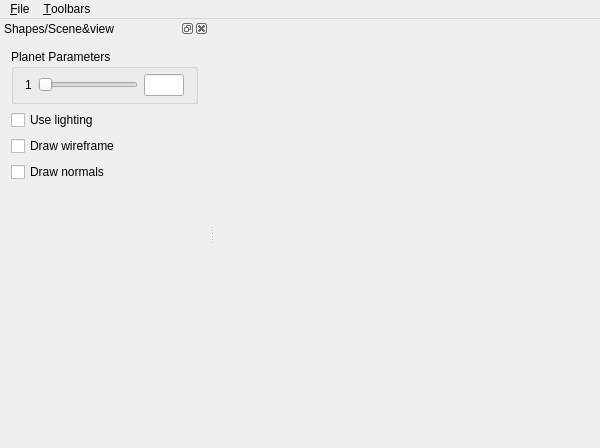
<?xml version="1.0" encoding="UTF-8"?>
<ui version="4.0">
 <class>MainWindow</class>
 <widget class="QMainWindow" name="MainWindow">
  <property name="geometry">
   <rect>
    <x>0</x>
    <y>0</y>
    <width>600</width>
    <height>448</height>
   </rect>
  </property>
  <property name="windowTitle">
   <string>CS 123: Introduction to Computer Graphics</string>
  </property>
  <property name="dockNestingEnabled">
   <bool>true</bool>
  </property>
  <property name="dockOptions">
   <set>QMainWindow::AllowNestedDocks|QMainWindow::AllowTabbedDocks|QMainWindow::AnimatedDocks|QMainWindow::ForceTabbedDocks|QMainWindow::VerticalTabs</set>
  </property>
  <widget class="QWidget" name="centralWidget">
   <layout class="QGridLayout" name="gridLayout_10">
    <property name="leftMargin">
     <number>0</number>
    </property>
    <property name="topMargin">
     <number>0</number>
    </property>
    <property name="rightMargin">
     <number>0</number>
    </property>
    <property name="bottomMargin">
     <number>0</number>
    </property>
    <item row="0" column="0">
     <widget class="QWidget" name="canvas3D" native="true"/>
    </item>
   </layout>
  </widget>
  <widget class="QDockWidget" name="shapesDock">
   <property name="windowTitle">
    <string>Shapes/Scene&amp;view</string>
   </property>
   <attribute name="dockWidgetArea">
    <number>1</number>
   </attribute>
   <widget class="QWidget" name="shapesDockContents">
    <layout class="QVBoxLayout" name="verticalLayout_7">
     <item>
      <widget class="QGroupBox" name="shapeParameters">
       <property name="title">
        <string>Planet Parameters</string>
       </property>
       <layout class="QGridLayout" name="gridLayout_4">
        <property name="topMargin">
         <number>5</number>
        </property>
        <property name="bottomMargin">
         <number>5</number>
        </property>
        <property name="verticalSpacing">
         <number>5</number>
        </property>
        <item row="0" column="2">
         <widget class="QLineEdit" name="shapeParameterTextbox1">
          <property name="minimumSize">
           <size>
            <width>40</width>
            <height>0</height>
           </size>
          </property>
          <property name="maximumSize">
           <size>
            <width>40</width>
            <height>16777215</height>
           </size>
          </property>
         </widget>
        </item>
        <item row="0" column="0">
         <widget class="QLabel" name="shapeParameterLabel1">
          <property name="text">
           <string>1</string>
          </property>
         </widget>
        </item>
        <item row="0" column="1">
         <widget class="QSlider" name="shapeParameterSlider1">
          <property name="minimumSize">
           <size>
            <width>100</width>
            <height>0</height>
           </size>
          </property>
          <property name="orientation">
           <enum>Qt::Horizontal</enum>
          </property>
         </widget>
        </item>
       </layout>
      </widget>
     </item>
     <item>
      <widget class="QCheckBox" name="useLightingCheckbox">
       <property name="text">
        <string>Use lighting</string>
       </property>
      </widget>
     </item>
     <item>
      <widget class="QCheckBox" name="drawWireframeCheckbox">
       <property name="text">
        <string>Draw wireframe</string>
       </property>
      </widget>
     </item>
     <item>
      <widget class="QCheckBox" name="drawNormalsCheckbox">
       <property name="text">
        <string>Draw normals</string>
       </property>
      </widget>
     </item>
     <item>
      <widget class="QWidget" name="shapesDockEmptySpace" native="true">
       <property name="sizePolicy">
        <sizepolicy hsizetype="Preferred" vsizetype="Expanding">
         <horstretch>0</horstretch>
         <verstretch>0</verstretch>
        </sizepolicy>
       </property>
      </widget>
     </item>
    </layout>
   </widget>
  </widget>
  <widget class="QMenuBar" name="menuBar">
   <property name="geometry">
    <rect>
     <x>0</x>
     <y>0</y>
     <width>600</width>
     <height>24</height>
    </rect>
   </property>
   <widget class="QMenu" name="menuFile">
    <property name="title">
     <string>&amp;File</string>
    </property>
    <addaction name="separator"/>
    <addaction name="actionQuit"/>
   </widget>
   <widget class="QMenu" name="menuToolbars">
    <property name="title">
     <string>&amp;Toolbars</string>
    </property>
   </widget>
   <addaction name="menuFile"/>
   <addaction name="menuToolbars"/>
  </widget>
  <action name="actionNew">
   <property name="text">
    <string>&amp;New</string>
   </property>
   <property name="shortcut">
    <string>Ctrl+N</string>
   </property>
  </action>
  <action name="actionOpen">
   <property name="text">
    <string>&amp;Open...</string>
   </property>
   <property name="shortcut">
    <string>Ctrl+O</string>
   </property>
  </action>
  <action name="actionSave">
   <property name="text">
    <string>&amp;Save...</string>
   </property>
   <property name="shortcut">
    <string>Ctrl+S</string>
   </property>
  </action>
  <action name="actionQuit">
   <property name="text">
    <string>&amp;Quit</string>
   </property>
   <property name="shortcut">
    <string>Ctrl+Q</string>
   </property>
  </action>
  <action name="actionRevert">
   <property name="enabled">
    <bool>true</bool>
   </property>
   <property name="text">
    <string>&amp;Revert Image</string>
   </property>
   <property name="shortcut">
    <string>Ctrl+R</string>
   </property>
  </action>
  <action name="actionCopy3Dto2D">
   <property name="text">
    <string>Copy &amp;3D tab to 2D tab</string>
   </property>
  </action>
  <action name="actionClear">
   <property name="text">
    <string>&amp;Clear Image</string>
   </property>
   <property name="toolTip">
    <string>Clear Image</string>
   </property>
   <property name="shortcut">
    <string>Ctrl+C</string>
   </property>
  </action>
  <action name="actionUseOrbitingCamera">
   <property name="checkable">
    <bool>true</bool>
   </property>
   <property name="text">
    <string>&amp;Use Orbiting Camera</string>
   </property>
   <property name="shortcut">
    <string>Ctrl+B</string>
   </property>
  </action>
 </widget>
 <layoutdefault spacing="6" margin="11"/>
 <resources/>
 <connections>
  <connection>
   <sender>actionQuit</sender>
   <signal>triggered()</signal>
   <receiver>MainWindow</receiver>
   <slot>close()</slot>
   <hints>
    <hint type="sourcelabel">
     <x>-1</x>
     <y>-1</y>
    </hint>
    <hint type="destinationlabel">
     <x>299</x>
     <y>199</y>
    </hint>
   </hints>
  </connection>
  <connection>
   <sender>actionSave</sender>
   <signal>triggered()</signal>
   <receiver>MainWindow</receiver>
   <slot>fileSave()</slot>
   <hints>
    <hint type="sourcelabel">
     <x>-1</x>
     <y>-1</y>
    </hint>
    <hint type="destinationlabel">
     <x>299</x>
     <y>1165</y>
    </hint>
   </hints>
  </connection>
  <connection>
   <sender>actionOpen</sender>
   <signal>triggered()</signal>
   <receiver>MainWindow</receiver>
   <slot>fileOpen()</slot>
   <hints>
    <hint type="sourcelabel">
     <x>-1</x>
     <y>-1</y>
    </hint>
    <hint type="destinationlabel">
     <x>299</x>
     <y>1165</y>
    </hint>
   </hints>
  </connection>
  <connection>
   <sender>actionNew</sender>
   <signal>triggered()</signal>
   <receiver>MainWindow</receiver>
   <slot>fileNew()</slot>
   <hints>
    <hint type="sourcelabel">
     <x>-1</x>
     <y>-1</y>
    </hint>
    <hint type="destinationlabel">
     <x>299</x>
     <y>1165</y>
    </hint>
   </hints>
  </connection>
  <connection>
   <sender>actionCopy3Dto2D</sender>
   <signal>triggered()</signal>
   <receiver>MainWindow</receiver>
   <slot>fileCopy3Dto2D()</slot>
   <hints>
    <hint type="sourcelabel">
     <x>-1</x>
     <y>-1</y>
    </hint>
    <hint type="destinationlabel">
     <x>299</x>
     <y>1432</y>
    </hint>
   </hints>
  </connection>
  <connection>
   <sender>actionClear</sender>
   <signal>triggered()</signal>
   <receiver>MainWindow</receiver>
   <slot>clearImage()</slot>
   <hints>
    <hint type="sourcelabel">
     <x>-1</x>
     <y>-1</y>
    </hint>
    <hint type="destinationlabel">
     <x>299</x>
     <y>1555</y>
    </hint>
   </hints>
  </connection>
  <connection>
   <sender>actionRevert</sender>
   <signal>triggered()</signal>
   <receiver>MainWindow</receiver>
   <slot>revertImage()</slot>
   <hints>
    <hint type="sourcelabel">
     <x>-1</x>
     <y>-1</y>
    </hint>
    <hint type="destinationlabel">
     <x>299</x>
     <y>1555</y>
    </hint>
   </hints>
  </connection>
 </connections>
 <slots>
  <slot>checkAllRayFeatures()</slot>
  <slot>uncheckAllRayFeatures()</slot>
  <slot>setAspectRatioText()</slot>
  <slot>fileNew()</slot>
  <slot>fileOpen()</slot>
  <slot>fileSave()</slot>
  <slot>renderImage()</slot>
  <slot>cancelRender()</slot>
  <slot>fileCopy3Dto2D()</slot>
  <slot>setCameraAxisX()</slot>
  <slot>setCameraAxisY()</slot>
  <slot>setCameraAxisZ()</slot>
  <slot>updateCameraTranslation()</slot>
  <slot>updateCameraRotationN()</slot>
  <slot>updateCameraRotationV()</slot>
  <slot>updateCameraRotationU()</slot>
  <slot>resetUpVector()</slot>
  <slot>updateCameraClip()</slot>
  <slot>updateCameraHeightAngle()</slot>
  <slot>setCameraAxonometric()</slot>
  <slot>clearImage()</slot>
  <slot>revertImage()</slot>
  <slot>resetSliders()</slot>
 </slots>
</ui>
